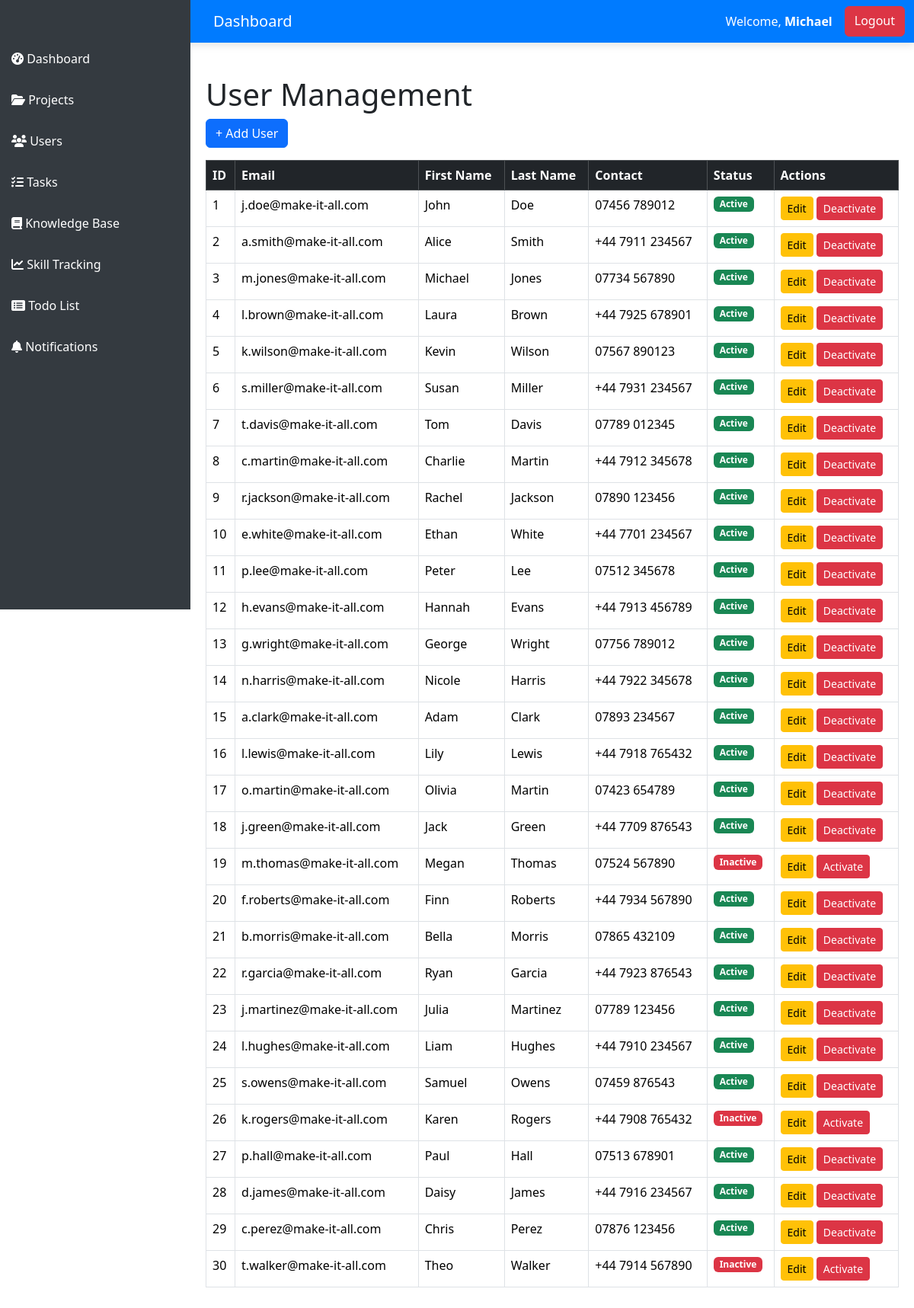
Page /pages/users.php (signed in) on the committed database.
### tables this page shows
CREATE TABLE `users_info` (
  `user_id` int(11) NOT NULL,
  `email` varchar(255) NOT NULL,
  `first_name` varchar(50) NOT NULL,
  `last_name` varchar(50) NOT NULL,
  `contact_number` varchar(20) NOT NULL,
  `status` enum('Active','Inactive') NOT NULL
);

### pages/users.php (the view, shortened to what this page needs)
<?php
include "../config/db.php";
include "../includes/header.php";
include "../includes/sidebar.php";
?>
<div class="content">
    <h1>User Management</h1>
    <button class="btn btn-primary mb-3" data-bs-toggle="modal" data-bs-target="#addUserModal">+ Add User</button>
    <table class="table table-bordered">
        <thead class="table-dark">
            <tr>
                <th>ID</th>
                <th>Email</th>
                <th>First Name</th>
                <th>Last Name</th>
                <th>Contact</th>
                <th>Status</th>
                <th>Actions</th>
            </tr>
        </thead>
        <tbody>
            <?php
            $query = "SELECT * FROM users_info";
            $result = $conn->query($query);
            while ($row = $result->fetch_assoc()) {
                echo "<tr>";
                echo "<td>{$row['user_id']}</td>";
                echo "<td>{$row['email']}</td>";
                echo "<td>{$row['first_name']}</td>";
                echo "<td>{$row['last_name']}</td>";
                echo "<td>{$row['contact_number']}</td>";
                echo "<td><span class='badge ". ($row['status'] == 'Active' ? "bg-success" : "bg-danger") . "'>{$row['status']}</span></td>";
                echo "<td>
                        <button class='btn btn-warning btn-sm edit-btn' data-id='{$row['user_id']}'>Edit</button>
                        <button class='btn btn-danger btn-sm status-btn' data-id='{$row['user_id']}' data-status='{$row['status']}'>" .
                        ($row['status'] == 'Active' ? "Deactivate" : "Activate") . "</button>
                    </td>";
                echo "</tr>";
            }
            ?>
        </tbody>
    </table>
</div>
</body>
</html>

### includes/header.php (style rules this page uses)
body { padding-top: 56px; }

### includes/sidebar.php (style rules this page uses)
.content { margin-left: 250px; padding: 20px; }

### rows in the picture
users_info: user_id "1", email "j.doe@make-it-all.com", first_name "John", last_name "Doe", contact_number "07456 789012", status "Active", shows "Deactivate"
users_info: user_id "2", email "a.smith@make-it-all.com", first_name "Alice", last_name "Smith", contact_number "+44 7911 234567", status "Active", shows "Deactivate"
users_info: user_id "3", email "m.jones@make-it-all.com", first_name "Michael", last_name "Jones", contact_number "07734 567890", status "Active", shows "Deactivate"
users_info: user_id "4", email "l.brown@make-it-all.com", first_name "Laura", last_name "Brown", contact_number "+44 7925 678901", status "Active", shows "Deactivate"
users_info: user_id "5", email "k.wilson@make-it-all.com", first_name "Kevin", last_name "Wilson", contact_number "07567 890123", status "Active", shows "Deactivate"
users_info: user_id "6", email "s.miller@make-it-all.com", first_name "Susan", last_name "Miller", contact_number "+44 7931 234567", status "Active", shows "Deactivate"
users_info: user_id "7", email "t.davis@make-it-all.com", first_name "Tom", last_name "Davis", contact_number "07789 012345", status "Active", shows "Deactivate"
users_info: user_id "8", email "c.martin@make-it-all.com", first_name "Charlie", last_name "Martin", contact_number "+44 7912 345678", status "Active", shows "Deactivate"
users_info: user_id "9", email "r.jackson@make-it-all.com", first_name "Rachel", last_name "Jackson", contact_number "07890 123456", status "Active", shows "Deactivate"
users_info: user_id "10", email "e.white@make-it-all.com", first_name "Ethan", last_name "White", contact_number "+44 7701 234567", status "Active", shows "Deactivate"
users_info: user_id "11", email "p.lee@make-it-all.com", first_name "Peter", last_name "Lee", contact_number "07512 345678", status "Active", shows "Deactivate"
users_info: user_id "12", email "h.evans@make-it-all.com", first_name "Hannah", last_name "Evans", contact_number "+44 7913 456789", status "Active", shows "Deactivate"
users_info: user_id "13", email "g.wright@make-it-all.com", first_name "George", last_name "Wright", contact_number "07756 789012", status "Active", shows "Deactivate"
users_info: user_id "14", email "n.harris@make-it-all.com", first_name "Nicole", last_name "Harris", contact_number "+44 7922 345678", status "Active", shows "Deactivate"
users_info: user_id "15", email "a.clark@make-it-all.com", first_name "Adam", last_name "Clark", contact_number "07893 234567", status "Active", shows "Deactivate"
users_info: user_id "16", email "l.lewis@make-it-all.com", first_name "Lily", last_name "Lewis", contact_number "+44 7918 765432", status "Active", shows "Deactivate"
users_info: user_id "17", email "o.martin@make-it-all.com", first_name "Olivia", last_name "Martin", contact_number "07423 654789", status "Active", shows "Deactivate"
users_info: user_id "18", email "j.green@make-it-all.com", first_name "Jack", last_name "Green", contact_number "+44 7709 876543", status "Active", shows "Deactivate"
users_info: user_id "19", email "m.thomas@make-it-all.com", first_name "Megan", last_name "Thomas", contact_number "07524 567890", status "Inactive", shows "Activate"
users_info: user_id "20", email "f.roberts@make-it-all.com", first_name "Finn", last_name "Roberts", contact_number "+44 7934 567890", status "Active", shows "Deactivate"
users_info: user_id "21", email "b.morris@make-it-all.com", first_name "Bella", last_name "Morris", contact_number "07865 432109", status "Active", shows "Deactivate"
users_info: user_id "22", email "r.garcia@make-it-all.com", first_name "Ryan", last_name "Garcia", contact_number "+44 7923 876543", status "Active", shows "Deactivate"
users_info: user_id "23", email "j.martinez@make-it-all.com", first_name "Julia", last_name "Martinez", contact_number "07789 123456", status "Active", shows "Deactivate"
users_info: user_id "24", email "l.hughes@make-it-all.com", first_name "Liam", last_name "Hughes", contact_number "+44 7910 234567", status "Active", shows "Deactivate"
users_info: user_id "25", email "s.owens@make-it-all.com", first_name "Samuel", last_name "Owens", contact_number "07459 876543", status "Active", shows "Deactivate"
users_info: user_id "26", email "k.rogers@make-it-all.com", first_name "Karen", last_name "Rogers", contact_number "+44 7908 765432", status "Inactive", shows "Activate"
users_info: user_id "27", email "p.hall@make-it-all.com", first_name "Paul", last_name "Hall", contact_number "07513 678901", status "Active", shows "Deactivate"
users_info: user_id "28", email "d.james@make-it-all.com", first_name "Daisy", last_name "James", contact_number "+44 7916 234567", status "Active", shows "Deactivate"
users_info: user_id "29", email "c.perez@make-it-all.com", first_name "Chris", last_name "Perez", contact_number "07876 123456", status "Active", shows "Deactivate"
users_info: user_id "30", email "t.walker@make-it-all.com", first_name "Theo", last_name "Walker", contact_number "+44 7914 567890", status "Inactive", shows "Activate"

### other values in the picture
$_SESSION['user_name'] "Michael"
